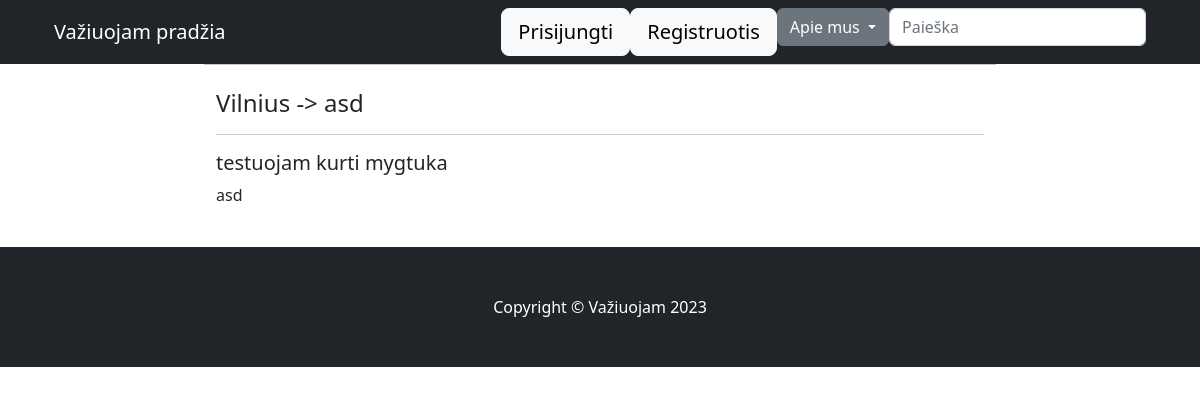
/postings/19, run on the app's committed database.
### posts/models.py (models this page shows, shortened)
class Posting(models.Model):
    title = models.CharField(max_length=255)
    description = models.TextField(help_text="Pastabos, jei yra")
    start_location = models.CharField(max_length=255)
    end_location = models.CharField(max_length=255)
    start_time = models.DateTimeField()
    available_seats = models.PositiveIntegerField(default=4)
    price = models.DecimalField(
        max_digits=8, decimal_places=2, validators=[MinValueValidator(Decimal('0.01'))], help_text="Kaina eurais")
    created_at = models.DateTimeField(auto_now_add=True)
    updated_at = models.DateTimeField(auto_now=True)
    user = models.ForeignKey(
        User, on_delete=models.CASCADE, related_name="posting", null=True)
    class Meta:
        ordering = ['start_time',]
        verbose_name = 'Skelbimas'
        verbose_name_plural = 'Skelbimai'

### posts/views.py (the view)
# urls.py: path('postings/<int:posting_id>', views.posting, name='posting'),
def posting(request, posting_id):
    single_posting = get_object_or_404(Posting, pk=posting_id)
    return render(request, 'posts/posting.html', {'posting': single_posting})

### posts/templates/posts/posting.html (shortened to what this page needs)
{% extends "main/base.html" %}
{% block content %}
<div class="container posting">
    <h4>{{ posting.start_location }} -> {{ posting.end_location }}</h4>
    <hr />
    <h5>{{ posting.title }}</h5>
    <p>{{ posting.description }}</p>
</div>
{% endblock %}

### data on the page
Posting: start_location "Vilnius", end_location "asd", title "testuojam kurti mygtuka", description "asd"
